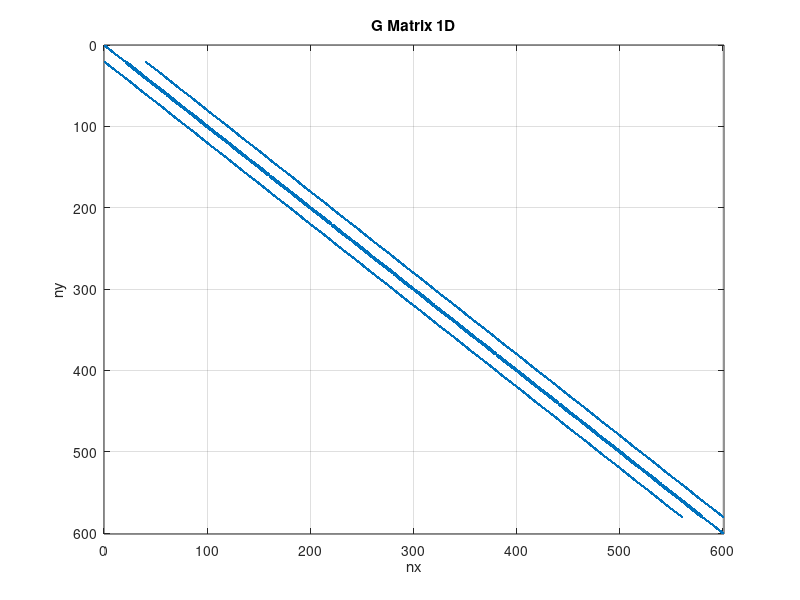
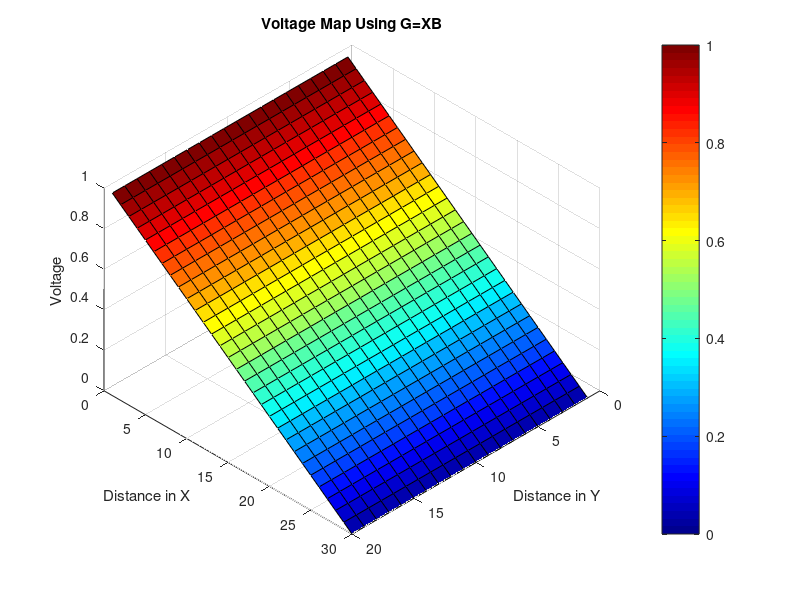
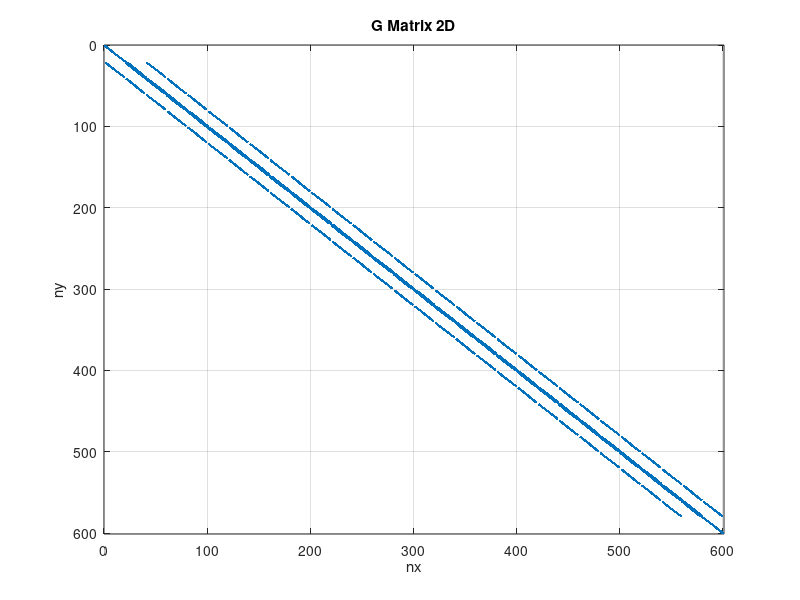
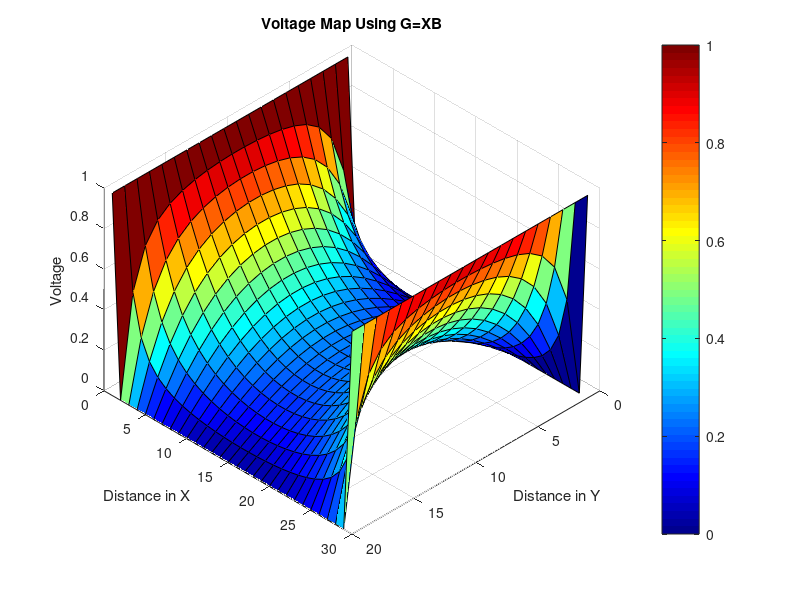

These figures' MATLAB source, in order:
clear
clc


nx = 30; %number of rows
ny = 20; %number of columns
G = zeros(nx*ny, nx*ny);
G2 = zeros(nx*ny, nx*ny);
iterations = 250;           %Used in the analyitical solution

colormap(jet)

B = zeros(nx*ny,1);
B2 = zeros(nx*ny,1);

m_0 = 9.11e-31; %mass of electrons

%Used to calculate sthe N value for the G matrix
fn = @(i, j) j + (i-1)*ny;



%1D SOLUTION STARTS HERE
for w = 1:nx % x
    for s = 1:ny % y
%         G(1, 1) = 1;
%         G(nx, 1) = 1;
        n = fn(w, s);
        nxm = fn(w-1, s);
        nxp = fn(w+1, s);
        nym = fn(w, s-1);
        nyp = fn(w, s+1);
        if w == 1               %Check to see if on left boundary
            G(n,:) = 0;
            G(n, n) = 1;
            B(n) = 1;
        elseif w == nx          %Check to see if on right boundary
            G(n,:) = 0;
            G(n, n) = 1;
            B(n) = 0;
        elseif s == 1           %Check bottom boundary
            G(n,:) = 0;
            G(n, n) = -3;
            G(n, nxp) = 1;
            G(n, nxm) = 1;
            G(n, nyp) = 1;
        elseif s == ny          %Check top boundary
            G(n,:) = 0;
            G(n, n) = -3;
            G(n, nxp) = 1;
            G(n, nxm) = 1;
            G(n, nym) = 1;
        
        else                    %Somewhere in the middle :)
            G(n,:) = 0;
            G(n, n) = -4;
            G(n, nxp) = 1;
            G(n, nxm) = 1;
            G(n, nyp) = 1;
            G(n, nym) = 1;            
        end
    end
end


figure(1)
spy(G); % 2.a.iv
title('G Matrix 1D');
xlabel('nx'); ylabel('ny');
grid on;


X = G\B;



for w = 1:nx % x
    for s = 1:ny % y
        n = s+(w-1)*ny;
        plot1(w, s) = X(n);
    end 
end

figure(2)
surf(plot1);
colormap(jet)
title('Voltage Map Using G=XB')
xlabel('Distance in Y')
ylabel('Distance in X')
zlabel('Voltage')
view(135, 45);
colorbar




%2D SOLUTION STARTS HERE
for ww = 1:nx % x
    for ss = 1:ny % y
%         G(1, 1) = 1;
%         G(nx, 1) = 1;
        n = fn(ww, ss);
        nxm = fn(ww-1, ss);
        nxp = fn(ww+1, ss);
        nym = fn(ww, ss-1);
        nyp = fn(ww, ss+1);
        if ww == 1                  %Check left boundary
            G2(n,:) = 0;
            G2(n, n) = 1;
            B2(n) = 1;
        elseif ww == nx             %Check right boundary
            G2(n,:) = 0;
            G2(n, n) = 1;
            B2(n) = 1;
        elseif ss == 1              %Check the bottom boundary
            G2(n,:) = 0;
            G2(n, n) = 1;
            B2(n) = 0;
        elseif ss == ny             %Check top boundary
            G2(n,:) = 0; 
            G2(n, n) = 1;
            B2(n) = 0;
        
        else                        %Somewhere in the middle again!
            G2(n,:) = 0;
            G2(n, n) = -4;
            G2(n, nxp) = 1;
            G2(n, nxm) = 1;
            G2(n, nyp) = 1;
            G2(n, nym) = 1;            
        end
    end
end


figure(3)
spy(G2); % 2.a.iv
title('G Matrix 2D');
xlabel('nx'); ylabel('ny');
grid on;


X2 = G2\B2;



for ww = 1:nx % x
    for ss = 1:ny % y
        n = ss+(ww-1)*ny;
        plot2(ww, ss) = X2(n);
    end 
end

figure(4)
surf(plot2);
colormap(jet)
title('Voltage Map Using G=XB')
xlabel('Distance in Y')
ylabel('Distance in X')
zlabel('Voltage')
view(135, 45);
colorbar



%ANALYTICAL SOLUTION STARTS HERE
%I couldn't figure out how to impolement the equation
%provided in the lab manual, so the Laplace PA example was
%modified to give the result

V2 = zeros(nx, ny); %Voltage array of size nx rows by ny columns
% boundary conditions for V2
for z = 1:ny
    V2(1, z) = 1; %left BC
    V2(nx, z) = 1; %right BC
end
for z = 2:nx-1
    V2(z, 1) = 0; %up BC
    V2(z, ny) = 0; %down BC
end
for k = 1:iterations
    V2(2:nx-1, 2:ny-1) = (V2(1:nx-2, 2:ny-1) + V2(3:nx, 2:ny-1) + V2(2:nx-1, 1:ny-2) + V2(2:nx-1, 3:ny))/4;
    % center matrix   =   shifted left    +  shifted right  +   shifted up      + shifted down 
    figure (5)    
    surf(V2);
    colormap(jet)
    colorbar
    title('Voltage Spreading Analytical Solution');
    view(135, 45);

end

